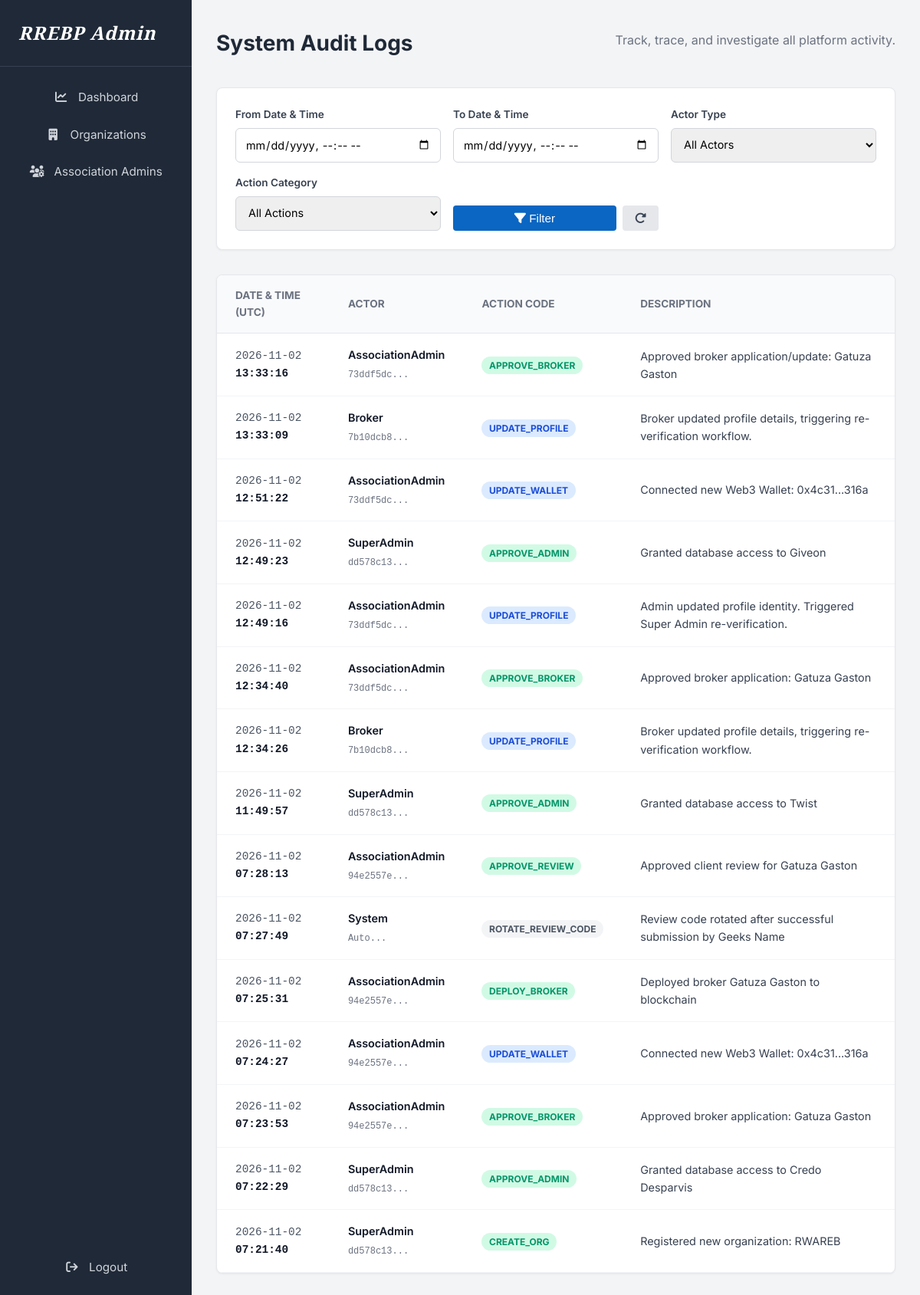
The page /spdash/audit-logs (signed in) on the database its author committed.
### models.py (models this page shows)
class AuditLog(db.Model):
    __tablename__ = 'audit_logs'
    id = db.Column(db.String(36), primary_key=True, default=generate_uuid)
    actor_type = db.Column(db.String(50), nullable=False)
    actor_id = db.Column(db.String(36), nullable=False)
    action = db.Column(db.String(100), nullable=False)
    target_type = db.Column(db.String(50), nullable=True)
    target_id = db.Column(db.String(36), nullable=True)
    description = db.Column(db.Text, nullable=False)
    timestamp = db.Column(db.DateTime, default=datetime.utcnow)

### superadmin.py (the view)
@superadmin.route('/spdash/audit-logs')
@login_required
def audit_logs():
    query = AuditLog.query
    start_datetime = request.args.get('start_datetime')
    end_datetime = request.args.get('end_datetime')
    actor_type = request.args.get('actor_type')
    action_type = request.args.get('action_type')
    if start_datetime:
        try:
            start_dt = datetime.strptime(start_datetime, '%Y-%m-%dT%H:%M')
            query = query.filter(AuditLog.timestamp >= start_dt)
        except ValueError:
            pass # Ignore malformed dates
    if end_datetime:
        try:
            end_dt = datetime.strptime(end_datetime, '%Y-%m-%dT%H:%M')
            query = query.filter(AuditLog.timestamp <= end_dt)
        except ValueError:
            pass
    if actor_type:
        query = query.filter_by(actor_type=actor_type)
    if action_type:
        query = query.filter(AuditLog.action.contains(action_type))
    logs = query.order_by(AuditLog.timestamp.desc()).limit(500).all()
    return render_template("sp_audit_logs.html", logs=logs)

### superadmin.py (called while the page is built)
@superadmin.context_processor
def inject_pending_counts():
    if 'superadmin_id' in session:
        pending_admins_count = AssociationAdmin.query.filter_by(account_status='Pending').count()
        return dict(pending_admins_count=pending_admins_count)
    return dict(pending_admins_count=0)

def login_required(f):
    @wraps(f)
    def decorated_function(*args, **kwargs):
        if 'superadmin_id' not in session:
            return redirect(url_for('superadmin.login'))
        return f(*args, **kwargs)
    return decorated_function

### templates/sp_audit_logs.html (shortened to what this page needs)
{% extends "sp_base.html" %}
{% block content %}
<div class="admin-header">
    <h1>System Audit Logs</h1>
    <p style="color: #6B7280; margin-top: 0.5rem;">Track, trace, and investigate all platform activity.</p>
</div>
<div class="filter-bar">
    <form action="{{ url_for('superadmin.audit_logs') }}" method="GET" class="filter-grid">
        <div class="form-group">
            <label for="start_datetime">From Date & Time</label>
            <input type="datetime-local" id="start_datetime" name="start_datetime" value="{{ request.args.get('start_datetime', '') }}">
        </div>
        <div class="form-group">
            <label for="end_datetime">To Date & Time</label>
            <input type="datetime-local" id="end_datetime" name="end_datetime" value="{{ request.args.get('end_datetime', '') }}">
        </div>
        <div class="form-group">
            <label for="actor_type">Actor Type</label>
            <select name="actor_type" id="actor_type">
                <option value="">All Actors</option>
            </select>
        </div>
        <div class="form-group">
            <label for="action_type">Action Category</label>
            <select name="action_type" id="action_type">
                <option value="">All Actions</option>
            </select>
        </div>
        <div style="display: flex; gap: 0.5rem;">
            <button type="submit" class="btn-primary" style="flex: 1;"><i class="fa-solid fa-filter"></i> Filter</button>
            <a href="{{ url_for('superadmin.audit_logs') }}" class="btn-primary" style="background-color: #E5E7EB; color: #374151; display: flex; align-items: center; justify-content: center; padding: 0 1rem;" title="Clear Filters">
                <i class="fa-solid fa-rotate-right"></i>
            </a>
        </div>
    </form>
</div>
<div style="background: white; border: 1px solid #E5E7EB; border-radius: 8px; overflow: hidden; box-shadow: 0 1px 3px rgba(0,0,0,0.05);">
    <table style="width: 100%; border-collapse: collapse; text-align: left;">
        <thead>
            <tr style="background-color: #F9FAFB; border-bottom: 1px solid #E5E7EB;">
                <th style="padding: 1rem 1.5rem; font-size: 0.85rem; color: #6B7280; text-transform: uppercase;">Date & Time (UTC)</th>
                <th style="padding: 1rem 1.5rem; font-size: 0.85rem; color: #6B7280; text-transform: uppercase;">Actor</th>
                <th style="padding: 1rem 1.5rem; font-size: 0.85rem; color: #6B7280; text-transform: uppercase;">Action Code</th>
                <th style="padding: 1rem 1.5rem; font-size: 0.85rem; color: #6B7280; text-transform: uppercase;">Description</th>
            </tr>
        </thead>
        <tbody>
            {% for log in logs %}
                {% set badge_class = 'badge-gray' %}
                {% if 'APPROVE' in log.action or 'CREATE' in log.action or 'DEPLOY' in log.action %}
                    {% set badge_class = 'badge-green' %}
                {% elif 'REJECT' in log.action or 'DELETE' in log.action or 'REVOKE' in log.action %}
                    {% set badge_class = 'badge-red' %}
                {% elif 'UPDATE' in log.action %}
                    {% set badge_class = 'badge-blue' %}
                {% endif %}
            <tr style="border-bottom: 1px solid #F3F4F6;">
                <td style="padding: 1rem 1.5rem; font-family: monospace; font-size: 0.9rem; color: #4B5563;">
                    {{ log.timestamp.strftime('%Y-%m-%d') }} <br>
                    <strong style="color: #111827;">{{ log.timestamp.strftime('%H:%M:%S') }}</strong>
                </td>
                <td style="padding: 1rem 1.5rem;">
                    <span style="display: block; font-weight: 600; color: #111827; font-size: 0.9rem;">{{ log.actor_type }}</span>
                    <span style="font-size: 0.75rem; color: #6B7280; font-family: monospace;" title="Actor ID">{{ log.actor_id[:8] }}...</span>
                </td>
                <td style="padding: 1rem 1.5rem;">
                    <span class="{{ badge_class }}" style="padding: 0.25rem 0.6rem; border-radius: 99px; font-size: 0.75rem; font-weight: 700;">
                        {{ log.action }}
                    </span>
                </td>
                <td style="padding: 1rem 1.5rem; font-size: 0.9rem; color: #374151;">
                    {{ log.description }}
                </td>
            </tr>
            {% endfor %}
        </tbody>
    </table>
</div>
{% endblock %}

### static/css/style.css (style rules this page uses)
:root { --bg-white: #FFFFFF; --text-dark: #1F2937; --text-muted: #6B7280; --border-grey: #E5E7EB; --hover-grey: #F3F4F6; --btn-blue: #0A66C2; --btn-blue-hover: #004182; --footer-bg: #2f426b; }
body { font-family: 'Inter', sans-serif; background-color: var(--bg-white); color: var(--text-dark); margin: 0; padding: 0; line-height: 1.6; display: flex; flex-direction: column; min-height: 100vh; }
.btn-primary { background-color: var(--btn-blue); color: var(--bg-white); padding: 0.5rem 1.25rem; border-radius: 4px; text-decoration: none; font-weight: 500; font-size: 0.95rem; transition: background-color 0.2s; border: none; cursor: pointer; }
.form-group { display: flex; flex-direction: column; gap: 0.5rem; }
.form-group label { font-weight: 600; color: var(--text-dark); font-size: 0.95rem; }
.form-group input { padding: 0.75rem; border: 1px solid var(--border-grey); border-radius: 4px; font-size: 1rem; font-family: 'Inter', sans-serif; transition: border-color 0.2s, box-shadow 0.2s; }

### static/css/admin_style.css (style rules this page uses)
.admin-header { display: flex; justify-content: space-between; align-items: center; margin-bottom: 2rem; }
.admin-header h1 { margin: 0; font-size: 1.75rem; color: var(--text-dark); }

### templates/sp_audit_logs.html (style rules this page uses)
.filter-bar { background: white; padding: 1.5rem; border-radius: 8px; border: 1px solid #E5E7EB; margin-bottom: 2rem; box-shadow: 0 1px 3px rgba(0,0,0,0.05); }
.filter-grid { display: grid; grid-template-columns: repeat(auto-fit, minmax(200px, 1fr)); gap: 1rem; align-items: flex-end; }
.form-group { display: flex; flex-direction: column; gap: 0.4rem; }
.form-group label { font-size: 0.85rem; font-weight: 600; color: #374151; }
.form-group input, .form-group select { padding: 0.75rem; border: 1px solid #D1D5DB; border-radius: 6px; font-family: 'Inter', sans-serif; font-size: 0.9rem; }
.badge-green { background-color: #D1FAE5; color: #059669; }
.badge-blue { background-color: #DBEAFE; color: #1D4ED8; }
.badge-gray { background-color: #F3F4F6; color: #4B5563; }

### rows shown on the page
AuditLog: timestamp "2026-11-02", timestamp "13:33:16", actor_type "AssociationAdmin", actor_id "73ddf5dc", action "APPROVE_BROKER", description "Approved broker application/update: Gatuza Gaston"
AuditLog: timestamp "2026-11-02", timestamp "13:33:09", actor_type "Broker", actor_id "7b10dcb8", action "UPDATE_PROFILE", description "Broker updated profile details, triggering re-verification workflow."
AuditLog: timestamp "2026-11-02", timestamp "12:51:22", actor_type "AssociationAdmin", actor_id "73ddf5dc", action "UPDATE_WALLET", description "Connected new Web3 Wallet: 0x4c31...316a"
AuditLog: timestamp "2026-11-02", timestamp "12:49:23", actor_type "SuperAdmin", actor_id "dd578c13", action "APPROVE_ADMIN", description "Granted database access to Giveon"
AuditLog: timestamp "2026-11-02", timestamp "12:49:16", actor_type "AssociationAdmin", actor_id "73ddf5dc", action "UPDATE_PROFILE", description "Admin updated profile identity. Triggered Super Admin re-verification."
AuditLog: timestamp "2026-11-02", timestamp "12:34:40", actor_type "AssociationAdmin", actor_id "73ddf5dc", action "APPROVE_BROKER", description "Approved broker application: Gatuza Gaston"
AuditLog: timestamp "2026-11-02", timestamp "12:34:26", actor_type "Broker", actor_id "7b10dcb8", action "UPDATE_PROFILE", description "Broker updated profile details, triggering re-verification workflow."
AuditLog: timestamp "2026-11-02", timestamp "11:49:57", actor_type "SuperAdmin", actor_id "dd578c13", action "APPROVE_ADMIN", description "Granted database access to Twist"
AuditLog: timestamp "2026-11-02", timestamp "07:28:13", actor_type "AssociationAdmin", actor_id "94e2557e", action "APPROVE_REVIEW", description "Approved client review for Gatuza Gaston"
AuditLog: timestamp "2026-11-02", timestamp "07:27:49", actor_type "System", actor "Auto", action "ROTATE_REVIEW_CODE", description "Review code rotated after successful submission by Geeks Name"
AuditLog: timestamp "2026-11-02", timestamp "07:25:31", actor_type "AssociationAdmin", actor_id "94e2557e", action "DEPLOY_BROKER", description "Deployed broker Gatuza Gaston to blockchain"
AuditLog: timestamp "2026-11-02", timestamp "07:24:27", actor_type "AssociationAdmin", actor_id "94e2557e", action "UPDATE_WALLET", description "Connected new Web3 Wallet: 0x4c31...316a"
AuditLog: timestamp "2026-11-02", timestamp "07:23:53", actor_type "AssociationAdmin", actor_id "94e2557e", action "APPROVE_BROKER", description "Approved broker application: Gatuza Gaston"
AuditLog: timestamp "2026-11-02", timestamp "07:22:29", actor_type "SuperAdmin", actor_id "dd578c13", action "APPROVE_ADMIN", description "Granted database access to Credo Desparvis"
AuditLog: timestamp "2026-11-02", timestamp "07:21:40", actor_type "SuperAdmin", actor_id "dd578c13", action "CREATE_ORG", description "Registered new organization: RWAREB"
